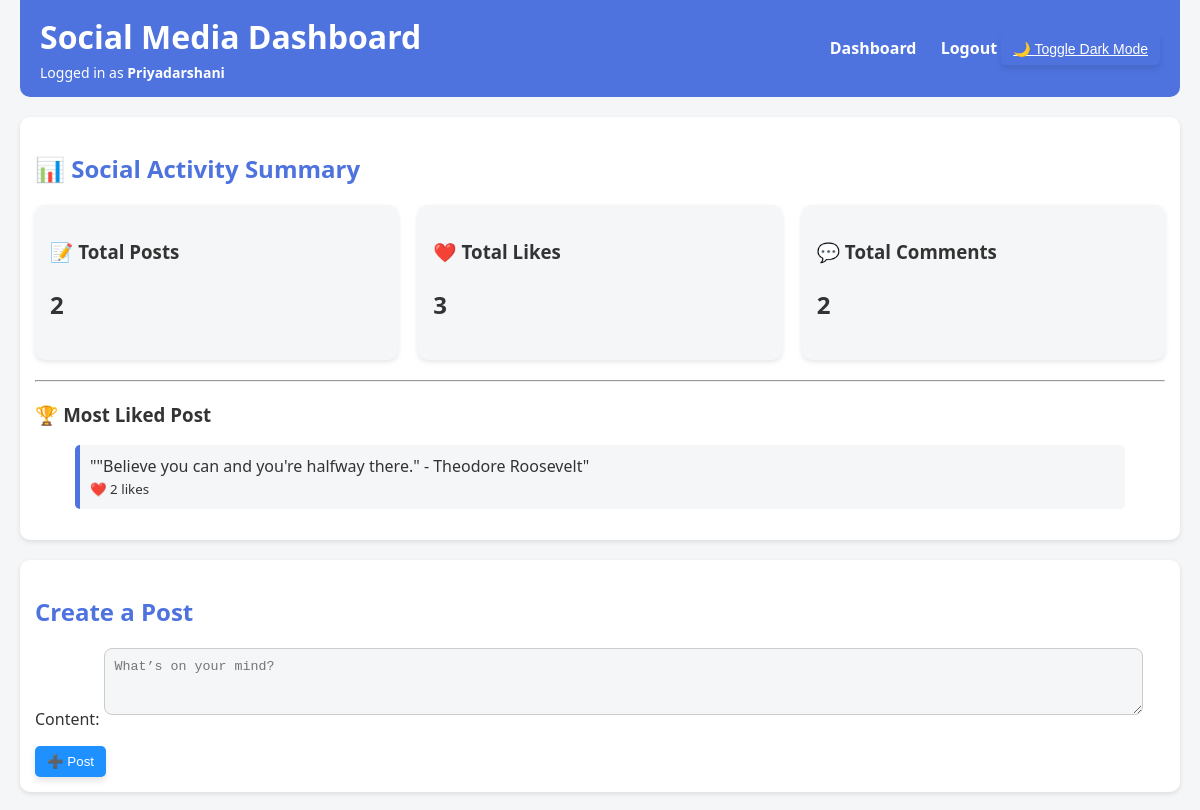
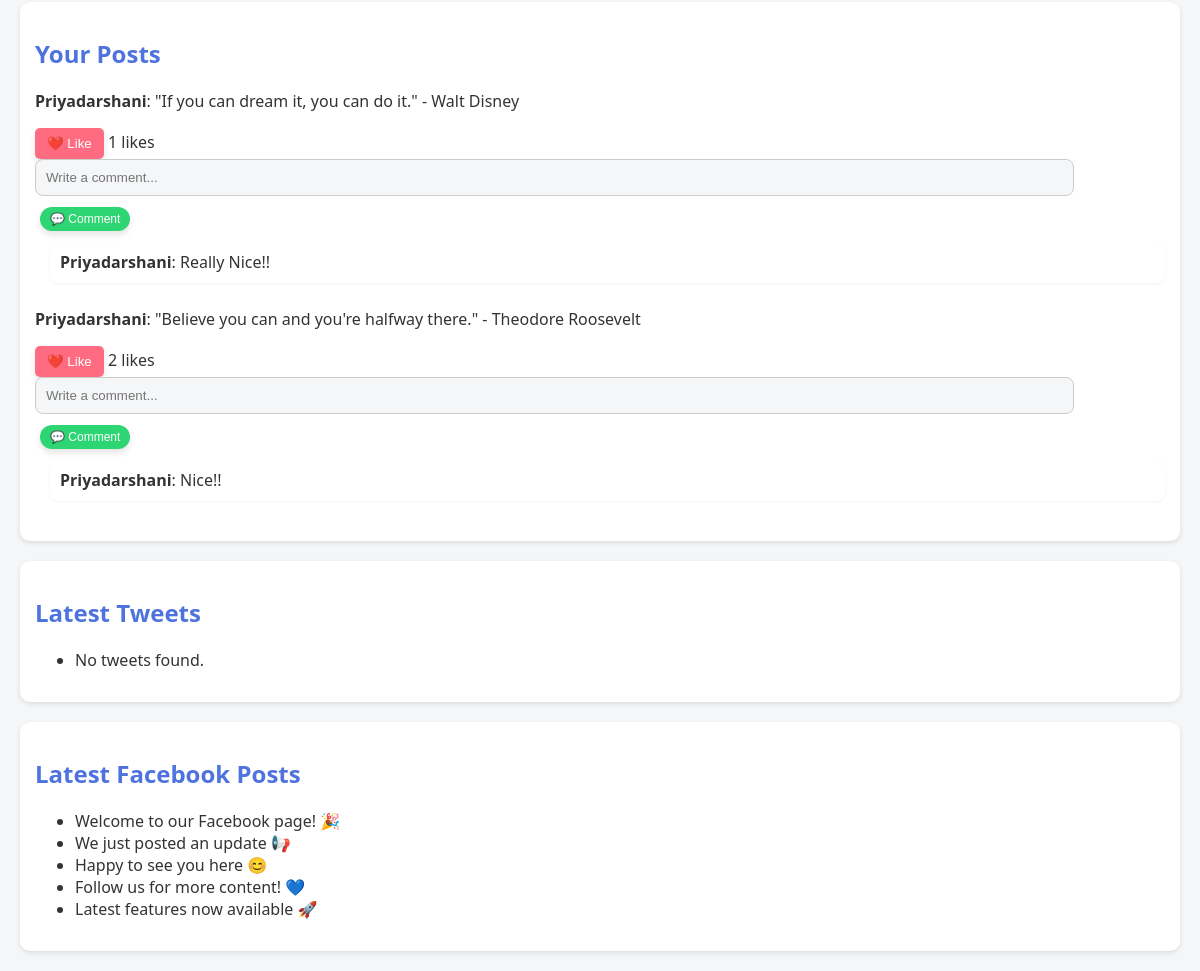
The app's page /dashboard/dashboard/ (signed in) with its own data (2 pictures, top to bottom).
### dashboard/models.py (models this page shows, shortened)
class Post(models.Model):
    user = models.ForeignKey(User, on_delete=models.CASCADE)
    content = models.TextField()
    created_at = models.DateTimeField(auto_now_add=True)

class Comment(models.Model):
    post = models.ForeignKey(Post, on_delete=models.CASCADE, related_name='comments')
    user = models.ForeignKey(User, on_delete=models.CASCADE)
    text = models.TextField()
    created_at = models.DateTimeField(auto_now_add=True)

### dashboard/views.py (the view)
# urls.py: path('dashboard/', views.dashboard_view, name='dashboard'),
@login_required
def dashboard_view(request):
    profile = Profile.objects.get(user=request.user)
    twitter_username = profile.twitter_username
    posts = Post.objects.all().order_by('-created_at')
    tweets = get_tweets(twitter_username)
    fb_posts = get_facebook_posts()
    if request.method == 'POST':
        post_form = PostForm(request.POST)
        if post_form.is_valid():
            post = post_form.save(commit=False)
            post.user = request.user
            post.save()
            return redirect('dashboard')
    else:
        post_form = PostForm()
    total_posts = Post.objects.filter(user=request.user).count()
    total_likes = Like.objects.filter(post__user=request.user).count()
    total_comments = Comment.objects.filter(post__user=request.user).count()
    top_post = Post.objects.filter(user=request.user).annotate(
        like_count=models.Count('likes')
    ).order_by('-like_count').first()
    return render(request, 'dashboard/dashboard.html', {
        'tweets': tweets,
        'fb_posts': fb_posts,
        'posts': posts,
        'post_form': post_form,
        'total_posts': total_posts,
        'total_likes': total_likes,
        'total_comments': total_comments,
        'top_post': top_post,
    })

### dashboard/forms.py
class PostForm(forms.ModelForm):
    class Meta:
        model = Post
        fields = ['content']
        widgets = {
            'content': forms.Textarea(attrs={'placeholder': 'What’s on your mind?', 'rows': 3}),
        }

### dashboard/utils/facebook_api.py (called while the page is built)
def get_facebook_posts():
    return [
        {'message': 'Welcome to our Facebook page! 🎉'},
        {'message': 'We just posted an update 📢'},
        {'message': 'Happy to see you here 😊'},
        {'message': 'Follow us for more content! 💙'},
        {'message': 'Latest features now available 🚀'},
    ]

### dashboard/templates/dashboard/dashboard.html (shortened to what this page needs)
<!DOCTYPE html>
<html lang="en">
<head>
</head>
<body>
  <header>
    <div>
      <h1>Social Media Dashboard</h1>
      <div class="profile-info">Logged in as <strong>{{ request.user.username }}</strong></div>
    </div>
    <nav>
      <a href="{% url 'dashboard' %}">Dashboard</a>
      <a href="{% url 'logout' %}">Logout</a>
      <button class="dark-toggle" onclick="toggleDarkMode()">🌙 Toggle Dark Mode</button>
    </nav>
  </header>
  <div class="card">
    <h2 style="margin-bottom: 20px;">📊 Social Activity Summary</h2>
    <div style="display: flex; flex-wrap: wrap; gap: 20px; justify-content: space-between;">
      <div style="flex: 1; min-width: 200px; background-color: var(--bg-color); border-radius: 10px; padding: 15px; box-shadow: 0 2px 5px rgba(0,0,0,0.1);">
        <h3>📝 Total Posts</h3>
        <p style="font-size: 24px; font-weight: bold;">{{ total_posts }}</p>
      </div>
      <div style="flex: 1; min-width: 200px; background-color: var(--bg-color); border-radius: 10px; padding: 15px; box-shadow: 0 2px 5px rgba(0,0,0,0.1);">
        <h3>❤️ Total Likes</h3>
        <p style="font-size: 24px; font-weight: bold;">{{ total_likes }}</p>
      </div>
      <div style="flex: 1; min-width: 200px; background-color: var(--bg-color); border-radius: 10px; padding: 15px; box-shadow: 0 2px 5px rgba(0,0,0,0.1);">
        <h3>💬 Total Comments</h3>
        <p style="font-size: 24px; font-weight: bold;">{{ total_comments }}</p>
      </div>
    </div>
    <hr style="margin: 20px 0;">
    {% if top_post %}
      <div>
        <h3>🏆 Most Liked Post</h3>
        <blockquote style="background-color: var(--bg-color); padding: 10px; border-left: 5px solid var(--accent-color); border-radius: 5px;">
          "{{ top_post.content }}"<br>
          <small>❤️ {{ top_post.likes.count }} likes</small>
        </blockquote>
      </div>
    {% else %}
      <p><em>No top post found yet.</em></p>
    {% endif %}
  </div>
  <div class="card">
    <h2>Create a Post</h2>
    <form method="POST">
      {{ post_form.as_p }}
      <button type="submit" class="post-btn">➕ Post</button>
    </form>
  </div>
  <div class="card">
    <h2>Your Posts</h2>
    {% for post in posts %}
      <div style="margin-bottom: 25px;">
        <p><strong>{{ post.user.username }}</strong>: {{ post.content }}</p>
        <form action="{% url 'like_post' post.id %}" method="POST" style="display:inline;">
          <button type="submit" class="like-btn">❤️ Like</button>
        </form>
        <span>{{ post.likes.count }} likes</span>
        <form action="{% url 'comment_post' post.id %}" method="POST">
          <input type="text" name="text" placeholder="Write a comment..." required>
          <button type="submit" class="comment-btn">💬 Comment</button>
        </form>
        <ul class="comment-list">
          {% for comment in post.comments.all %}
            <li>
              <strong>{{ comment.user.username }}</strong>: {{ comment.text }}
            </li>
          {% empty %}
            <li>No comments yet.</li>
          {% endfor %}
        </ul>
      </div>
    {% empty %}
      <p>No posts found.</p>
    {% endfor %}
  </div>
  <div class="card">
    <h2>Latest Tweets</h2>
    <ul>
      {% for tweet in tweets %}
        <li>{{ tweet.text }}</li>
      {% empty %}
        <li>No tweets found.</li>
      {% endfor %}
    </ul>
  </div>
  <div class="card">
    <h2>Latest Facebook Posts</h2>
    <ul>
      {% for post in fb_posts %}
        <li>{{ post.message }}</li>
      {% empty %}
        <li>No Facebook posts found.</li>
      {% endfor %}
    </ul>
  </div>
</body>
</html>

### dashboard/templates/dashboard/dashboard.html (style rules this page uses)
:root { --bg-color: #f4f6f8; --text-color: #333; --card-color: white; --accent-color: #4e73df; }
body { background-color: var(--bg-color); color: var(--text-color); font-family: 'Segoe UI', sans-serif; margin: 0; padding: 0 20px; transition: all 0.3s; }
header { background-color: var(--accent-color); color: white; padding: 15px 20px; display: flex; justify-content: space-between; align-items: center; border-radius: 0 0 10px 10px; }
header h1 { margin: 0; }
nav a { color: white; margin-left: 20px; text-decoration: none; font-weight: bold; }
.card { background-color: var(--card-color); padding: 15px; margin: 20px 0; border-radius: 10px; box-shadow: 0 2px 5px rgba(0,0,0,0.1); }
h2 { color: var(--accent-color); }
input[type="text"], textarea { padding: 10px; width: 90%; border: 1px solid #ccc; border-radius: 8px; margin-bottom: 10px; background-color: var(--bg-color); color: var(--text-color); }
button { padding: 8px 12px; border: none; color: white; border-radius: 5px; cursor: pointer; font-weight: 500; box-shadow: 0 4px 6px rgba(0, 0, 0, 0.1); transition: background-color 0.3s, transform 0.2s ease; }
.like-btn { background-color: #ff6b81; }
.comment-btn { background-color: #2ed573; }
.comment-list { margin-top: 10px; padding-left: 15px; }
.comment-list li { list-style: none; margin-bottom: 10px; position: relative; padding: 10px; background-color: var(--card-color); border-radius: 8px; box-shadow: 0 1px 3px rgba(0,0,0,0.05); }
.comment-btn, .edit-btn, .delete-btn { padding: 5px 10px; border-radius: 20px; font-size: 12px; color: white; text-decoration: none; margin-left: 5px; }
.profile-info { font-size: 14px; margin-top: 5px; }
.dark-toggle { cursor: pointer; font-size: 14px; background: none; border: none; color: white; text-decoration: underline; }
.post-btn { background-color: #1e90ff; }

### records on screen
Post: content "\"Believe you can and you're halfway there.\" - Theodore Roosevelt", likes.count "2", user.username "Priyadarshani"
Post: user.username "Priyadarshani", content "\"If you can dream it, you can do it.\" - Walt Disney", likes.count "1"
Comment: user.username "Priyadarshani", text "Really Nice!!"
Comment: user.username "Priyadarshani", text "Nice!!"

### other values on screen
{{ request.user.username }} "Priyadarshani"
{{ total_posts }} "2"
{{ total_likes }} "3"
{{ total_comments }} "2"
{{ post.message }} "Welcome to our Facebook page! 🎉" "We just posted an update 📢" "Happy to see you here 😊" "Follow us for more content! 💙" "Latest features now available 🚀"
